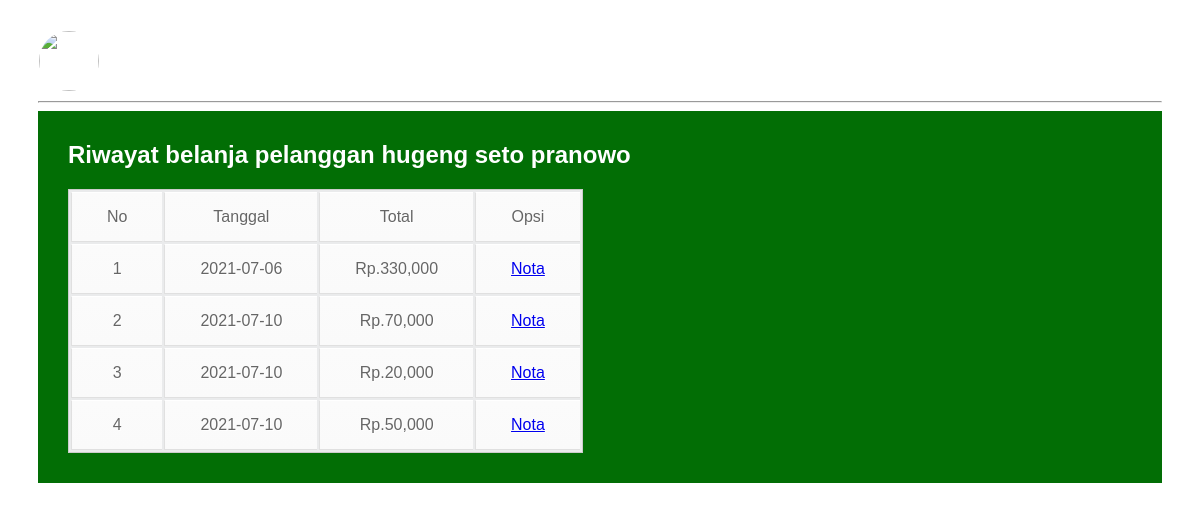
The app's page /riwayat.php (signed in) with its own data.
### tables this page shows
CREATE TABLE `pembelian` (
  `id_pembelian` int(11) NOT NULL,
  `id` int(11) NOT NULL,
  `tanggal_pembelian` date NOT NULL,
  `total_pembelian` int(11) NOT NULL,
  `status` varchar(20) NOT NULL DEFAULT 'Belum Bayar'
);

### riwayat.php (the view, shortened to what this page needs)
<?php
include "config.php";
?>
<html>
  <head>
    <link rel="stylesheet" href="style.css">
  </head>
<body>
<div class="container">
    <header>
      <div class="judul">
        <img src="img/logo2.jpg" alt="">
    </div>
    </header>
    <p>IKATAN SANTRI MA'HAD AS-SALAM</p>
    <hr>
      <section class="konten">
        <h2>Riwayat belanja pelanggan <?php echo $_SESSION['nama']?></h2>
        <table>
          <thead>
            <tr>
              <td>No</td>
              <td>Tanggal</td>
              <td>Total</td>
              <td>Opsi</td>
            </tr>
          </thead>
          <tbody>
          <?php $nomor=1; ?>
          <?php
          $id_pelanggan=$_SESSION['id'];
          $ambil=$koneksi->query("SELECT * FROM pembelian WHERE id='$id_pelanggan'");
          ?>
          <?php while($pecah = $ambil->fetch_assoc()){?>
            <tr>
              <td><?php echo $nomor;?></td>
              <td><?php echo $pecah['tanggal_pembelian']?></td>
              <td>Rp.<?php echo number_format($pecah['total_pembelian'])?></td>
              <td>
                <a href="nota.php?id=<?php echo $pecah['id_pembelian']?>">Nota</a>
              </td>
            </tr>
            <?php  $nomor++; ?>
            <?php } ?>
          </tbody>
        </table>
      </section>
</div>
</body>
</html>

### style.css (style rules this page uses)
body { font-family: sans-serif; background: url('img/latar.jpg'); background-size: cover; }
header { margin-bottom: 30px; }
header .judul img { float: left; height: 60px; border:1px solid transparent; border-radius: 32px; margin-right: 13px; }
p { font-size: 25px; font-family: 'Times New Roman', Times, serif; color: #fff; font-weight: bold; padding-top: 18px; }
a:nth-child(1) { width: 100px; }
.container { position: relative; margin-bottom: 40px; margin-left: 30px; margin-right: 30px; }

### riwayat.php (style rules this page uses)
h2 { color: #fff; }
.konten { padding-left:30px; padding-bottom: 30px; padding-top: 10px; background-color: #026E05; }
table { font-family: Arial, Helvetica, sans-serif; color: #666; text-shadow: 1px 1px 0px #fff; background: #eaebec; border: #ccc 1px solid; }
table tr { text-align: center; padding-left: 20px; }
table td { padding: 15px 35px; border-top: 1px solid #ffffff; border-bottom: 1px solid #e0e0e0; border-left: 1px solid #e0e0e0; background: #fafafa; background: -webkit-gradient(linear, left top, left bottom, from(#fbfbfb), to(#fafafa)); background: -moz-linear-gradient(top, #fbfbfb, #fafafa); }

### records on screen
pembelian: tanggal_pembelian "2021-07-06", total_pembelian "330,000"
pembelian: tanggal_pembelian "2021-07-10", total_pembelian "70,000"
pembelian: tanggal_pembelian "2021-07-10", total_pembelian "20,000"
pembelian: tanggal_pembelian "2021-07-10", total_pembelian "50,000"

### other values on screen
$_SESSION['nama'] "hugeng seto pranowo"
